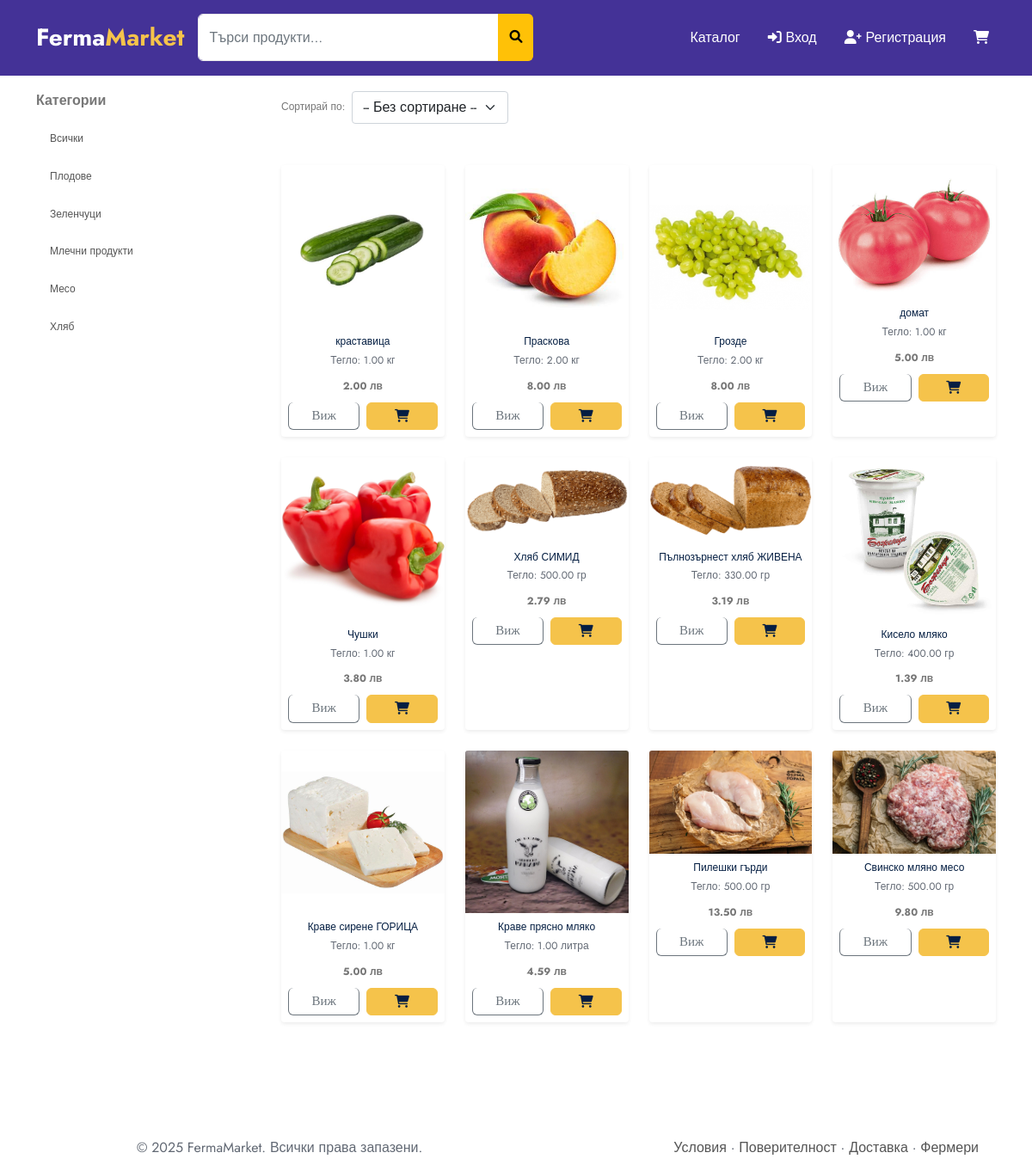
Before: /client/catalog/ with the older database file.
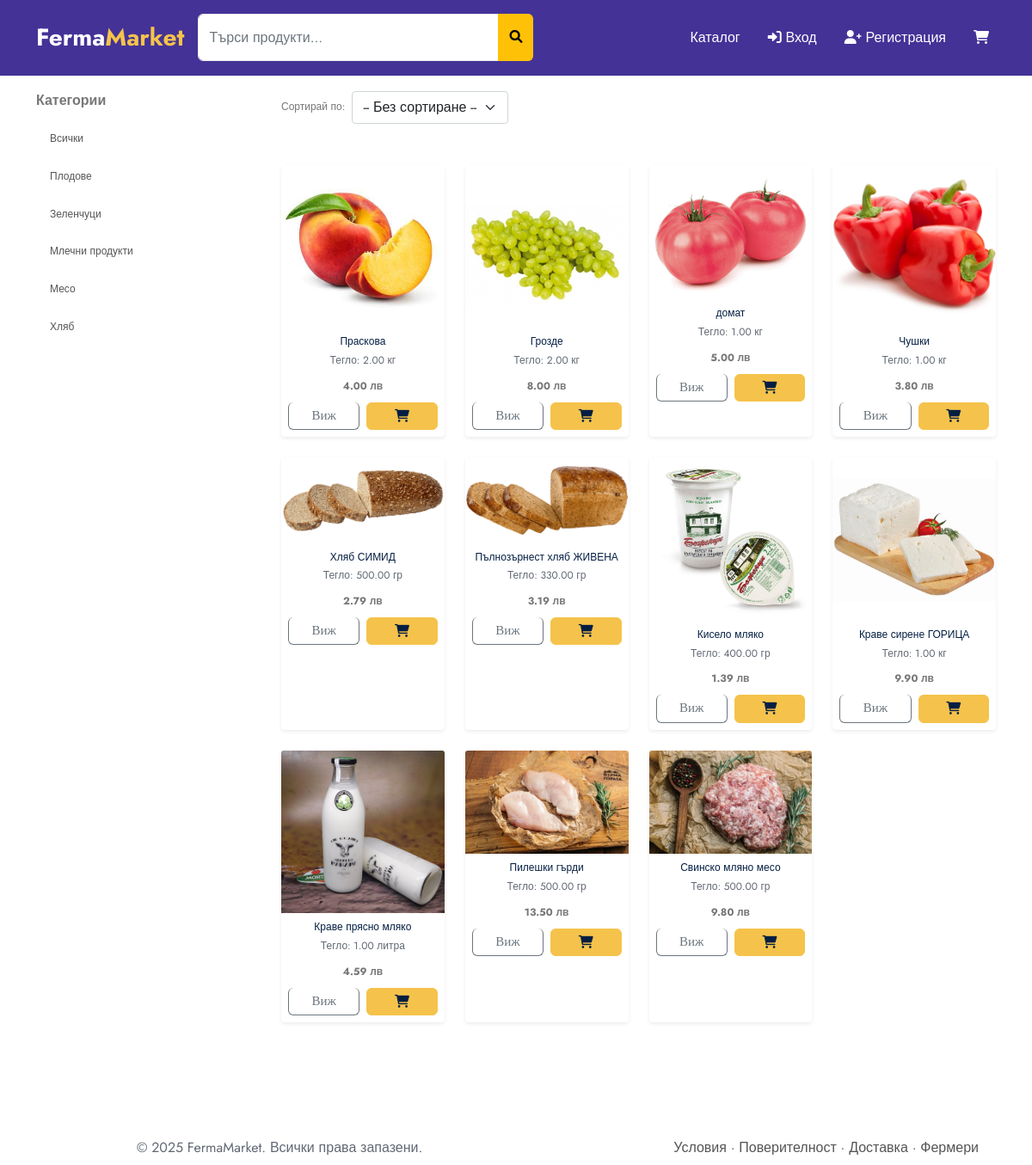
After: the same page with the newer database file.
### fermamarket/farmers/models.py (models this page shows, shortened)
class Category(models.Model):
    name = models.CharField(max_length=100, unique=True)

class Product(models.Model):
    farmer = models.ForeignKey(FarmerProfile, on_delete=models.CASCADE, related_name='products')
    category = models.ForeignKey(Category, on_delete=models.SET_NULL, null=True, blank=True, related_name='products')
    title = models.CharField(max_length=255)
    description = models.TextField()
    price = models.DecimalField(max_digits=8, decimal_places=2)
    quantity = models.PositiveIntegerField()
    image = models.ImageField(upload_to='product_images/', blank=True, null=True)
    created_at = models.DateTimeField(default=timezone.now)
    weight = models.DecimalField(
        max_digits=6,
        decimal_places=2,
        null=True, blank=True,
        help_text="Тегло или количество (напр. в кг)"
    )
    weight_unit = models.CharField(
        max_length=10,
        choices=[('kg', 'кг'), ('g', 'гр'), ('l', 'литра'), ('pcs', 'брой')],
        default='kg',
        help_text="Мярка за тегло/обем"
    )

### fermamarket/clients/views.py (the view)
# urls.py: path('catalog/', product_catalog, name='product_catalog'),
def product_catalog(request):
    category_name = request.GET.get('category')
    search_query = request.GET.get('search', '')
    categories = Category.objects.all()
    products = Product.objects.all()
    if category_name:
        products = products.filter(category__name=category_name)
    search_query = request.GET.get('search', '').strip().lower()
    if search_query:
        products = products.filter(
            Q(title__icontains=search_query) |
            Q(description__icontains=search_query)
        )
    sort = request.GET.get('sort')
    if sort == 'price_asc':
        products = products.order_by('price')
    elif sort == 'price_desc':
        products = products.order_by('-price')
    return render(request, 'product_catalog.html', {
        'products': products,
        'categories': categories,
        'selected_category': category_name,
        'search_query': search_query,
        'sort': sort,
    })

### templates/product_catalog.html (shortened to what this page needs)
{% extends "base.html" %}
{% load static %}
{% block content %}
<section class="py-3 bgc-f9">
  <div class="container">
    <nav aria-label="breadcrumb">
      <ol class="breadcrumb mb-0">
        <li class="breadcrumb-item"><a href="{% url 'home' %}">Начало</a></li>
        <li class="breadcrumb-item active" aria-current="page">Каталог</li>
      </ol>
    </nav>
  </div>
</section>
<section class="pt-4 pb-5">
  <div class="container">
    <div class="row">
      <div class="col-lg-3 d-none d-lg-block">
  <h5 class="text-dark fw-bold mb-3">Категории</h5>
  <ul class="list-unstyled categories-sidebar">
    <li class="mb-2 {% if not selected_category %}active{% endif %}">
      <a href="{% url 'product_catalog' %}" class="d-block py-2 px-3 rounded">
        Всички
      </a>
    </li>
    {% for cat in categories %}
    <li class="mb-2 {% if selected_category == cat.name %}active{% endif %}">
      <a href="{% url 'product_catalog' %}?category={{ cat.name }}" class="d-block py-2 px-3 rounded">
        {{ cat.name }}
      </a>
    </li>
    {% endfor %}
  </ul>
</div>
      <div class="col-lg-9">
        <div class="row g-4">
        <form method="get" class="d-flex align-items-center mb-4">
            <label class="me-2">Сортирай по:</label>
            <select name="sort" onchange="this.form.submit()" class="form-select w-auto">
                <option value="">-- Без сортиране --</option>
            </select>
        </form>
          {% for product in products %}
          <div class="col-6 col-md-4 col-lg-3">
            <div class="card h-100 shadow-sm border-0">
              <a href="{% url 'product_detail' product.id %}">
                <img src="{{ product.image.url }}" class="card-img-top" alt="{{ product.title }}">
              </a>
              <div class="card-body text-center p-2">
                <h6 class="card-title mb-1">
                <a href="{% url 'product_detail' product.id %}" class="text-decoration-none text-dark">
                    {{ product.title }}
                </a>
              </h6>
               <p>Тегло: {{ product.weight }} {{ product.get_weight_unit_display }}</p>
                <p class="mb-2 fw-bold text-success">{{ product.price }} лв</p>
              <div class="d-flex justify-content-between gap-2">
                <a href="{% url 'product_detail' product.id %}" class="btn btn-outline-secondary btn-sm w-50">
                    Виж
                </a>
                 {% if product.quantity > 0 %}
                <form method="post" action="{% url 'add_to_cart' product.id %}" class="w-50">
                    <button type="submit" class="btn btn-thm btn-sm w-100">
                        <i class="fas fa-shopping-cart"></i>
                    </button>
                </form>
                    {% else %}
                    <div class="text-danger fw-bold w-50 text-center">Изчерпано</div>
                {% endif %}
              </div>
            </div>
            </div>
          </div>
          {% empty %}
          <div class="col-12">
            <p class="text-muted">Няма налични продукти.</p>
          </div>
          {% endfor %}
        </div>
      </div>
    </div>
  </div>
</section>
{% endblock %}

Changed rows visible on the page:
removed Product: image (picture), title "краставица", weight "1.00", weight_unit "кг", price "2.00", quantity 97 (drawn)
changed Product "Праскова": price "8.00" → "4.00"
changed Product "Краве сирене ГОРИЦА": price "5.00" → "9.90"
